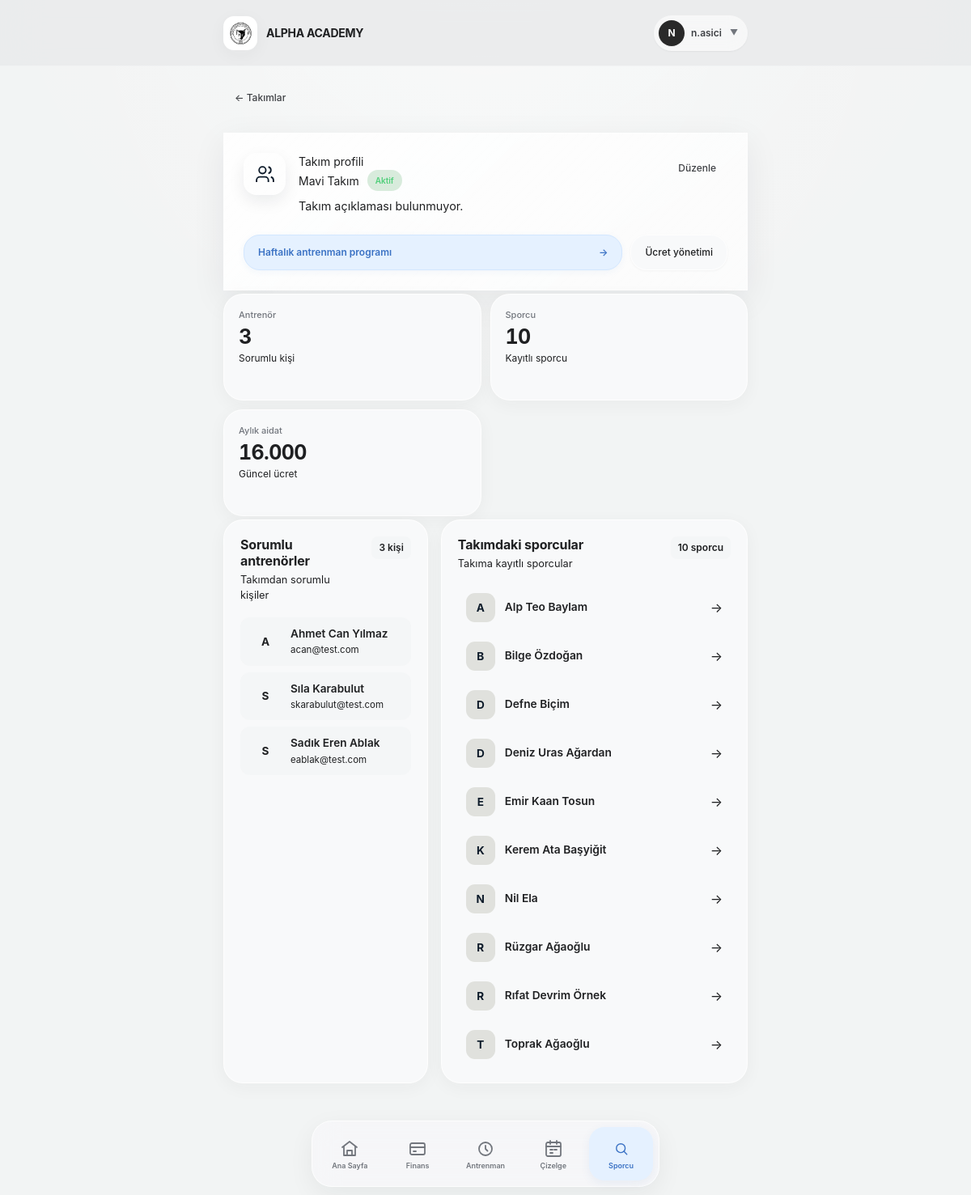
The page /teams/13/ (signed in) on the database as committed earlier.
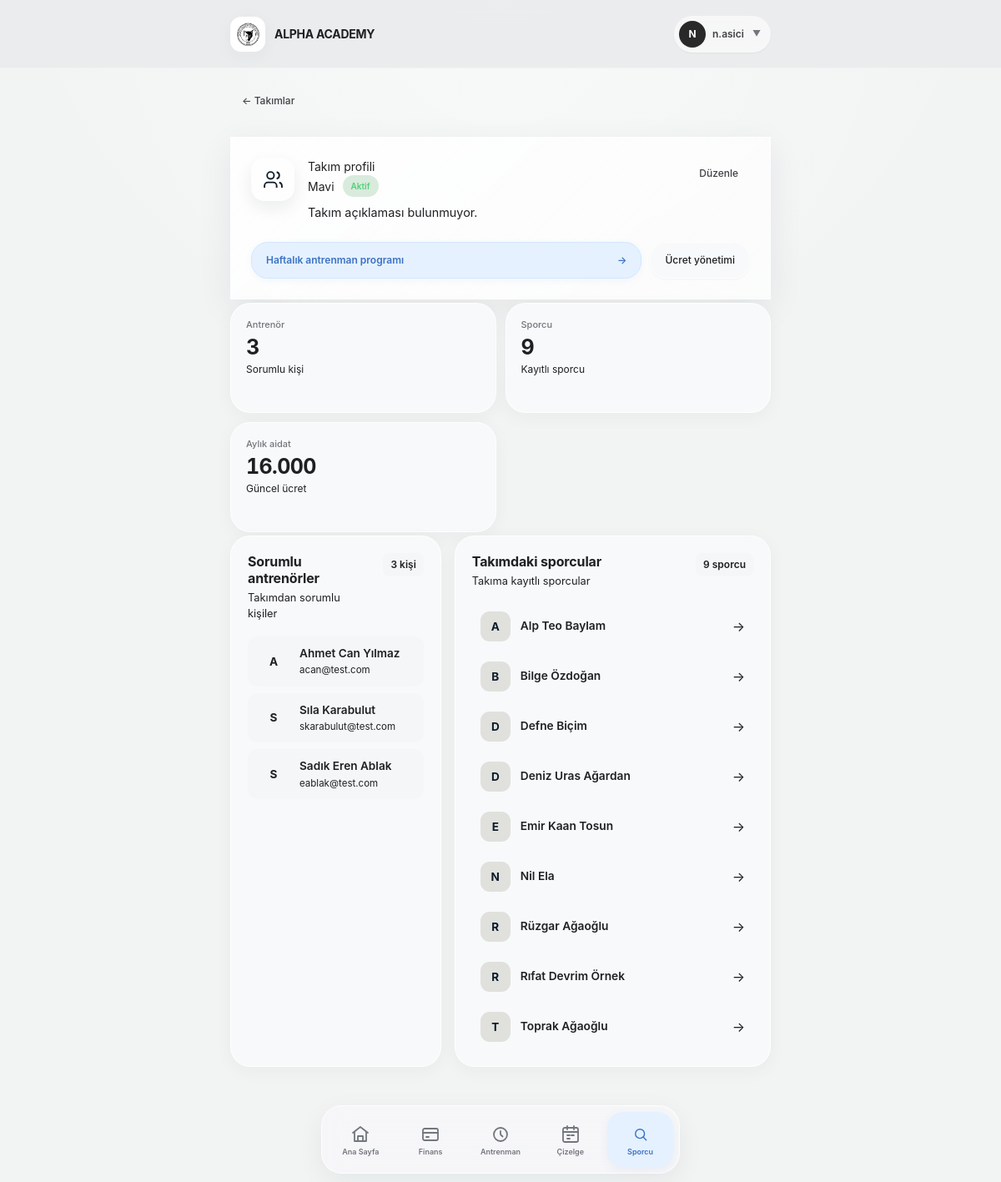
The same page on the database as committed later.
### teams/models.py (models this page shows, shortened)
class Team(models.Model):
    name = models.CharField(max_length=100, verbose_name="Takım / Grup Adı")
    description = models.TextField(blank=True, null=True, verbose_name="Açıklama / Yaş Grubu")
    coaches = models.ManyToManyField(
        settings.AUTH_USER_MODEL,
        blank=True,
        limit_choices_to={'role__in': ['coach', 'club_admin']},
        related_name='assigned_teams',
        verbose_name="Sorumlu Antrenörler"
    )
    is_active = models.BooleanField(default=True, verbose_name="Aktif mi?")
    created_at = models.DateTimeField(auto_now_add=True)
    class Meta:
        verbose_name = "Takım"
        verbose_name_plural = "Takımlar"

### users/models.py (models this page shows, shortened)
class User(AbstractUser):
    class Role(models.TextChoices):
        PARENT = 'parent', 'Veli'
        ADMIN = 'admin', 'Yönetici'
        COACH = 'coach', 'Antrenör'
        FINANCE = 'finance', 'Mali İşler'
    email = models.EmailField(unique=True, verbose_name="E-posta Adresi")
    role = models.CharField(
        max_length=20,
        choices=Role.choices,
        default=Role.PARENT,
        verbose_name="Kullanıcı Rolü"
    )
    phone_number = models.CharField(max_length=15, blank=True, null=True, verbose_name="Telefon Numarası")
    tc_identity = models.CharField(max_length=11, blank=True, null=True, verbose_name="T.C. Kimlik No")
    USERNAME_FIELD = 'username'
    REQUIRED_FIELDS = ['email', 'first_name', 'last_name']
    class Meta:
        verbose_name = "Kullanıcı"
        verbose_name_plural = "Kullanıcılar"
    @property
    def is_club_admin(self):
        return self.role == self.Role.ADMIN
    @property
    def is_coach(self):
        return self.role == self.Role.COACH

### athletes/models.py (models this page shows, shortened)
class Athlete(models.Model):
    GENDER_CHOICES = (
        ('M', 'Erkek'),
        ('F', 'Kadın'),
    )
    parent = models.CharField(max_length=150, verbose_name="Veli")
    parent_phone = models.CharField(max_length=20, blank=True, default='', verbose_name="Veli Telefonu")
    parent_email = models.EmailField(blank=True, default='', verbose_name="Veli E-postası")
    first_name = models.CharField(max_length=50, verbose_name="Ad")
    last_name = models.CharField(max_length=50, verbose_name="Soyad")
    phone_number = models.CharField(max_length=20, blank=True, default='', verbose_name="Sporcu Telefonu")
    tc_identity = models.CharField(max_length=11, unique=True, blank=True, null=True, verbose_name="T.C. Kimlik No")
    birth_date = models.DateField(verbose_name="Doğum Tarihi")
    gender = models.CharField(max_length=1, choices=GENDER_CHOICES, verbose_name="Cinsiyet")
    school = models.CharField(max_length=100, blank=True, null=True, verbose_name="Okul")
    license_number = models.CharField(max_length=50, blank=True, null=True, verbose_name="Lisans No")
    joined_date = models.DateField(verbose_name="Kulübe Katılım Tarihi")
    photo = models.ImageField(upload_to='athlete_photos/', blank=True, null=True, verbose_name="Fotoğraf")
    is_active = models.BooleanField(default=False, verbose_name="Aktif Sporcu mu?")
    created_at = models.DateTimeField(auto_now_add=True)
    team = models.ForeignKey(
        Team,
        on_delete=models.SET_NULL,
        null=True,
        blank=True,
        related_name='athletes',
        verbose_name="Bağlı Olduğu Takım"
    )
    custom_fee = models.IntegerField(
        null=True,
        blank=True,
        verbose_name="Özel Aidat Tutar (TL)",
        help_text="Boş bırakılırsa takımın varsayılan aidatı uygulanır. Burslu için 0 girebilirsiniz."
    )
    private_lesson_fee = models.IntegerField(
        null=True,
        blank=True,
        verbose_name="Özel ders ücreti",
        help_text="Boş bırakılırsa özel ders ücreti uygulanmaz."
    )
    regular_payment_day = models.PositiveBigIntegerField(
        null=True,
        blank=True,
        verbose_name="Düzenli Ödeme Günü"
    )
    last_sms_time = models.DateTimeField(
        null=True,
        blank=True,
        verbose_name="Son SMS Gönderim Zamanı"
    )
    class Meta:
        verbose_name = "Sporcu"
        verbose_name_plural = "Sporcular"
        ordering = ['first_name', 'last_name']
    def get_full_name(self):
        return f"{self.first_name} {self.last_name}"

### teams/views.py (the view)
# urls.py: path('<int:pk>/', views.team_detail, name='team-detail'),
@login_required
def team_detail(request, pk):
	teams = Team.objects.prefetch_related('coaches', 'athletes', 'fee_histories')
	if request.user.is_coach:
		teams = teams.filter(coaches=request.user)
	team = get_object_or_404(teams, pk=pk)
	return render(request, 'team/team_detail.html', {'team': team})

### templates/team/team_detail.html (shortened to what the changed rows need)
{% extends "base.html" %}
{% block content %}
<div class="dashboard">
<section class="ui-section">
    <div class="ui-team-profile">
        <div class="ui-team-profile-main">
            <div class="ui-team-profile-heading">
                <div class="ui-team-profile-title">
                    <p class="ui-eyebrow text-primary-custom">
                        Takım profili
                    </p>
                    <div class="ui-team-profile-name-row">
                        <h1 class="ui-page-title">
                            {{ team.name }}
                        </h1>
                        {% if team.is_active %}
                            <span class="ui-badge ui-badge-success">
                                Aktif
                            </span>
                        {% else %}
                            <span class="ui-badge">
                                Pasif
                            </span>
                        {% endif %}
                    </div>
                    <p class="ui-team-profile-description">
                        {{ team.description|default:'Takım açıklaması bulunmuyor.' }}
                    </p>
                </div>
            </div>
        </div>
    </div>
    <div class="ui-stat-grid ui-team-stat-grid">
        <div class="ui-stat">
            <p class="ui-stat-label">
                Antrenör
            </p>
            <p class="ui-stat-value">
                {{ team.coaches.count|floatformat:0 }}
            </p>
            <span class="ui-stat-meta">
                Sorumlu kişi
            </span>
        </div>
        <div class="ui-stat">
            <p class="ui-stat-label">
                Sporcu
            </p>
            <p class="ui-stat-value">
                {{ team.athletes.count|floatformat:0 }}
            </p>
            <span class="ui-stat-meta">
                Kayıtlı sporcu
            </span>
        </div>
    </div>
    <div class="ui-team-content">
        <section class="ui-card ui-team-section">
            <div class="ui-team-section-header">
                <div>
                    <h2 class="ui-section-title">
                        Sorumlu antrenörler
                    </h2>
                    <p class="ui-section-description">
                    </p>
                </div>
                <span class="ui-section-count">
                    {{ team.coaches.count }} kişi
                </span>
            </div>
            <div class="ui-team-coaches">
                {% for coach in team.coaches.all %}
                    <div class="ui-team-coach">
                        <span class="ui-team-coach-avatar">
                            {{ coach.first_name|default:coach.email|first|upper }}
                        </span>
                        <div class="ui-team-coach-info">
                            <p class="ui-team-coach-name">
                                {{ coach.get_full_name|default:coach.email }}
                            </p>
                            {% if coach.email %}
                                <p class="ui-team-coach-email">
                                    {{ coach.email }}
                                </p>
                            {% endif %}
                        </div>
                    </div>
                {% empty %}
                    <div class="ui-empty">
                        <p class="ui-empty-description">
                            Antrenör atanmadı.
                        </p>
                    </div>
                {% endfor %}
            </div>
        </section>
        <section class="ui-card ui-team-section">
            <div class="ui-team-section-header">
                <div>
                    <h2 class="ui-section-title">
                        Takımdaki sporcular
                    </h2>
                    <p class="ui-section-description">
                    </p>
                </div>
                <span class="ui-section-count">
                    {{ team.athletes.count }} sporcu
                </span>
            </div>
            <div class="ui-team-athletes">
                {% for athlete in team.athletes.all %}
                    <a href="{% url 'athlete-manage-detail' athlete.pk %}"
                       class="ui-team-athlete">
                        <div class="ui-team-athlete-avatar">
                            {{ athlete.first_name|first|upper }}
                        </div>
                        <div class="ui-team-athlete-info">
                            <p class="ui-team-athlete-name">
                                {{ athlete.get_full_name }}
                            </p>
                        </div>
                        <span class="ui-team-athlete-arrow"
                              aria-hidden="true">
                            →
                        </span>
                    </a>
                {% empty %}
                    <div class="ui-empty">
                        <p class="ui-empty-description">
                            Bu takımda sporcu bulunmuyor.
                        </p>
                    </div>
                {% endfor %}
            </div>
        </section>
    </div>
</section>
</div>
{% endblock %}

Rows that differ between the two databases and show on the page:
no longer on this page (row edited): Athlete: first_name|first "K", get_full_name "Kerem Ata Başyiğit"
changed Team "Takım açıklaması bulunmuyor.": name "Mavi Takım" → "Mavi"; athletes.count "10" → "9"
